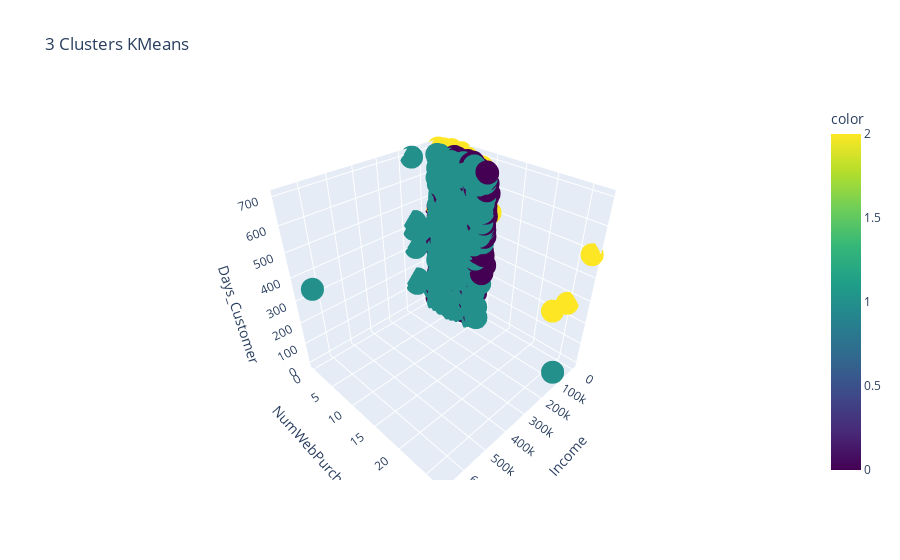

Notebook source saved alongside this figure:
### Markdown cell above
**Завдання 5.** Візуалізуйте знайдені кластери разом з наявними даними та проаналізуйте кластери. У нас ознак більше, ніж 2 або 3, тож, тут треба подумати, які саме ознаки варто використати для візуалізації аби вони були інформативними. Рекомендую точно звернути увагу на харакетиристики про дохід користувачів і те, як вони взаємодять з магазинок (кількість покупок і тд).

Для візуалізації зручно може бути використати `plotly.express.scatter_3d` для 3D графіку розсіювання, але тут можна скористатись будь-яким зрозумілим і зручним для вас методом візуалізації. Опишіть свої спостереження, чи кластери мають сенс?

### Code cell
import plotly.express as px

px.scatter_3d(df, x='Income', y='NumWebPurchases', z='Days_Customer', color=kmeans_labels_3, title='3 Clusters KMeans', color_continuous_scale=px.colors.sequential.Viridis).show()

### Figure 1 — Plotly figure (JSON) as saved in the notebook; plotly's stock layout.template omitted (floating-point values rounded to 4 significant figures; data arrays with more than 128 entries replaced by an {"elided": "..."} marker saying what was removed)
{"data": [{"hovertemplate": "Income=%{x}<br>NumWebPurchases=%{y}<br>Days_Customer=%{z}<br>color=%{marker.color}<extra></extra>", "legendgroup": "", "marker": {"color": {"elided": "2240 int values"}, "coloraxis": "coloraxis", "symbol": "circle"}, "mode": "markers", "name": "", "scene": "scene", "showlegend": false, "type": "scatter3d", "x": {"elided": "2240 float values"}, "y": {"elided": "2240 int values"}, "z": {"elided": "2240 int values"}}], "layout": {"coloraxis": {"colorbar": {"title": {"text": "color"}}, "colorscale": [[0, "#440154"], [0.1111, "#482878"], [0.2222, "#3e4989"], [0.3333, "#31688e"], [0.4444, "#26828e"], [0.5556, "#1f9e89"], [0.6667, "#35b779"], [0.7778, "#6ece58"], [0.8889, "#b5de2b"], [1, "#fde725"]]}, "legend": {"tracegroupgap": 0}, "scene": {"domain": {"x": [0, 1], "y": [0, 1]}, "xaxis": {"title": {"text": "Income"}}, "yaxis": {"title": {"text": "NumWebPurchases"}}, "zaxis": {"title": {"text": "Days_Customer"}}}, "title": {"text": "3 Clusters KMeans"}}}
